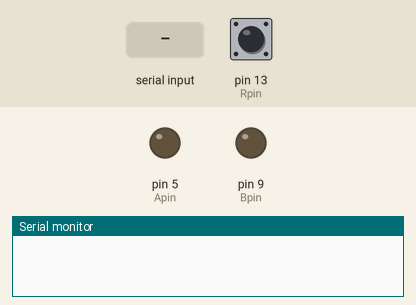
Recording of a sketch running on a simulated Arduino Uno, built with avr-gcc and run on an emulated ATmega328P. On the bench: output pins drawn as LEDs (lit = HIGH), the last lines printed to the serial monitor. Inputs (shaded band) come from the test bench; at power-on: pin 13 (Rpin) HIGH.

Above: at 1.2 s.
1.3 s: "90,45\n" received over Serial
At 3.3 s:
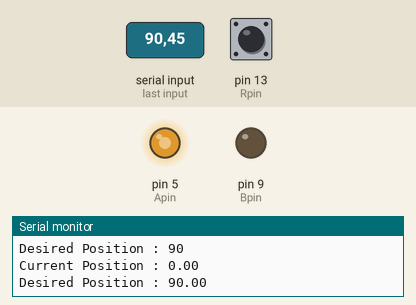
3.8 s: "30,150\n" received over Serial
At 5.2 s:
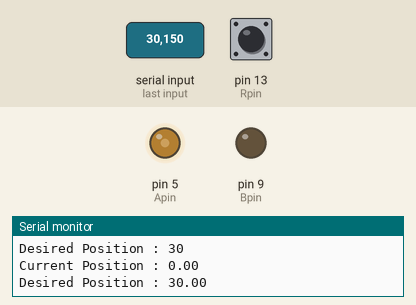
6.3 s: "200\n" received over Serial
At 8.3 s:
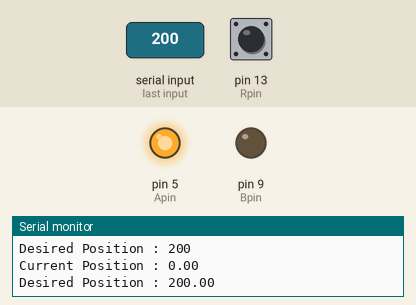
8.8 s: "5\n" received over Serial
At 11.0 s:
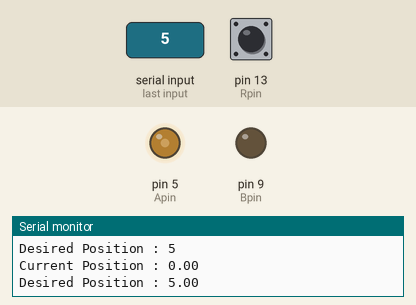
11.3 s: "90\n" received over Serial
At 13.2 s:
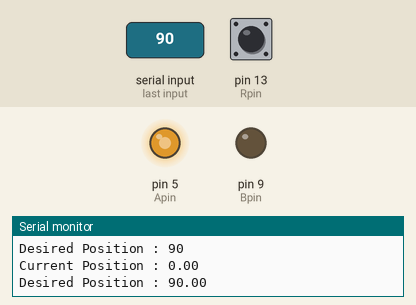
Timing chart, 0 to 14.7 s (numbered marks = the images above; inputs shaded):
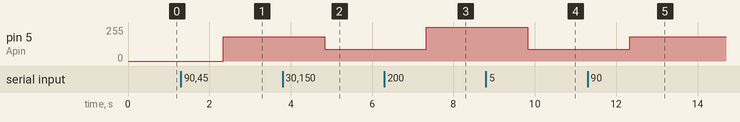

The sketch:

Servo_Control.ino
```cpp
#include <Wire.h>

int Apin = 5;
int Bpin = 9;
int Rpin = 13;
int R2pin = 11;
int tickCount = 0;
int theta = 0.0;

//char[100] BUF;
//int ind = 0;

void setup() {
  pinMode(Apin, OUTPUT);
  pinMode(Bpin, OUTPUT);
  pinMode(Rpin, INPUT);
  pinMode(R2pin, INPUT);
  Serial.begin(9600);
}

void loop() {
  int motorDegrees = tickCount * 360 / 4;
  theta = motorDegrees / 75;
  int theta_d = 0;
  bool go = false;
  float input = 0.0;
  bool start = false;
  bool tick = digitalRead(Rpin);

  //while(Serial.available() == false);

  while(1) {

    if(Serial.available()) { //change to while(serial.available()) and read chars to speed up
      input = readFloat();

      theta_d = input;

      if(theta_d > 720.0)
      {
        theta_d = 720.0;
      }
      else if(theta_d < -720.0)
      {
        theta_d = -720.0;
      }

      Serial.print("Input Position : ");
      Serial.println(theta);
      Serial.print("Desired Position : ");
      Serial.println(theta_d);

      go = true;

    }

    if (go) {
      proportionalControl(theta,theta_d);
      go = false;
    }

    bool A = digitalRead(Rpin);

    if(tick != A)
    {
      tick = A;
      //Serial.println(tickCount);
    }
    else
    {
      continue;
    }

    bool B = digitalRead(R2pin);

    if(B == A) //clockwise
    {
      tickCount = tickCount + 1;
    }
    else
    {
      tickCount = tickCount - 1;
    }

    motorDegrees = tickCount * 360 / 6; //Get degrees for the motor
    theta = motorDegrees / 75; //Get degrees for the output shaft

    proportionalControl(theta,theta_d);

  }
}

//To read more than one character
//char BUFF[100];
//int ind = 0;
float readFloat() {
  String c = Serial.readString();

  //Serial.println(c);

  if(c.indexOf("R") > -1) //.strcmp if char array
  {
    theta = 0.0;
    tickCount = 0;
    return 0.0;
  }

  return c.toFloat();

  //while(Serial.available()){
  //convert from ascii ?
  //if('\n' == a) {
  //BUFF[ind] = '/0';
  //ind = 0;
  //break;

  //BUFF[ind] = c;
  //ind += 1;
  //}
}

// input is percentage of pwm. 30% is minimum to turn motor with this setup
int setSpeed(float S) {

  if (S > 1.0) {
    S = 1.0;
  }
  else if (S < 0.35 & S > 0) {
    S = 0.35;
  }

  int out = (int)((S)*255.0);

  return out;
}

void setVelos(float V) {
  float S = V;

  if (S < 0) {
    S = -S;
  }

  unsigned Si = setSpeed(S);

  bool X = LOW;
  bool Y = HIGH;

  //Get Direction
  if (V > 0) {
    X = HIGH;
    Y = LOW;
  }
  else {
    X = LOW;
    Y = HIGH;
  }

  //Serial.println(A);

  //Set Direction
  if (HIGH == X) {
    analogWrite(Bpin, 0);
    analogWrite(Apin, Si);
    //Serial.println(Si);
  }
  else {
    //Serial.println("reverse");
    analogWrite(Apin, 0);
    analogWrite(Bpin, Si);
  }
  return;
}

//Control motor shaft position by controlling pwm
void proportionalControl(float theta, float theta_d) {
  int Tc = 5;
  //int tic = micros();
  float kp = 0.4;
  float e = theta_d - theta;

  float out = kp*e;

  //Potentially give it buffer if it has trouble settling

  if(out > 50.0)
  {
    out = 50.0;
  }
  else if(out < -50.0)
  {
    out = -50.0;
  }

  out = out/50.0;

  if(tickCount % 6 == 0)
  {
    Serial.print("Current Position : ");
    Serial.println(theta);
    Serial.print("Desired Position : ");
    Serial.println(theta_d);
  }

  //prop = prop + 0.5*(theta_d-theta+2);

  setVelos(out);
  //Serial.println(theta);
  //int tock = micros();
  //int Tc_1 = Tc - (tock - tic);
  //delayMicroseconds(1000);

}
```

Measured:
- after the input at 1.3 s, pin 5 (Apin): 0/255 → 183/255 after 1.0 s
- after the input at 3.8 s, pin 5 (Apin): 183/255 → 89/255 after 1.0 s
- after the input at 6.3 s, pin 5 (Apin): 89/255 → 255/255 after 1.0 s
- after the input at 8.8 s, pin 5 (Apin): 255/255 → 89/255 after 1.0 s
- after the input at 11.3 s, pin 5 (Apin): 89/255 → 183/255 after 1.0 s
